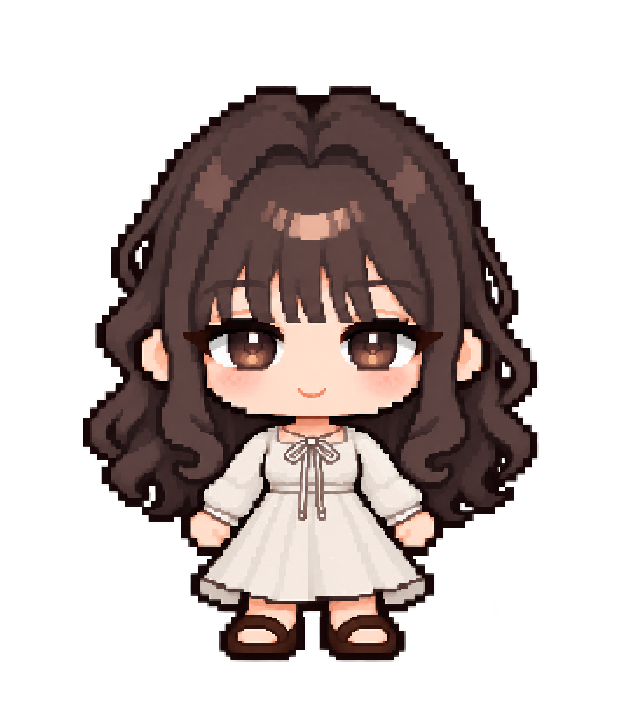
#> input picture docs/art/chibi-refresh/final-trio-idle-v164/idle/somang-front.png, 620 x 720 px, found by its file name
$ python build-previews.py
#> lines starting #> are read from the running program, lines starting #| are printed output that depends on the picture; pictures that were not available may be replaced by others from this repository, and a replacement may not be noted
from PIL import Image,ImageDraw,ImageFont
from pathlib import Path
B=Path('docs/art/chibi-refresh');P=B/'pickup-somang-v178';F=B/'final/somang';font=ImageFont.truetype('/usr/share/fonts/truetype/dejavu/DejaVuSans.ttf',18)
def rgba(p):return Image.open(p).convert('RGBA')
def walk(d,n):
 im=rgba(F/'walk'/f'somang-{d}-{n}.png').resize((628,698),Image.Resampling.NEAREST);out=Image.new('RGBA',(620,720));out.alpha_composite(im,(-4,16));return out
D=['front','back','left','right']
for mode,bg,fg in [('light','#f5efe3','#342c29'),('dark','#253041','white')]:
 sheet=Image.new('RGB',(1860,1576),bg);dr=ImageDraw.Draw(sheet)
#> after `sheet = Image.new('RGB', (1860, 1576), bg)`:
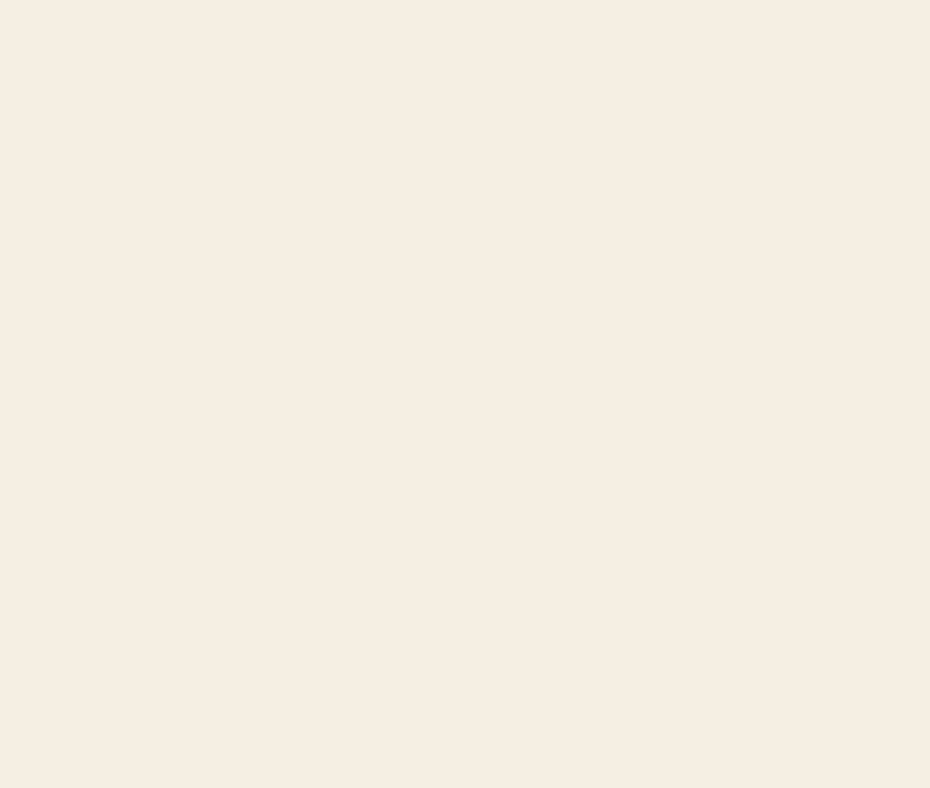
#> sheet: PIL image 1860x1576 RGB (shown at 1/2 size); mean R, G, B 245, 239, 227
 for row,d in enumerate(D):
  ims=[rgba(F/'idle'/f'somang-{d}.png')]+[rgba(P/'png'/f'somang-{d}-{n}.png') for n in range(2)]+[walk(d,n) for n in range(3)]
#> in rgba, returned value is the input picture: PIL image 620x720 RGBA; mean R, G, B, A 48.8, 38.7, 36.6, 104.8
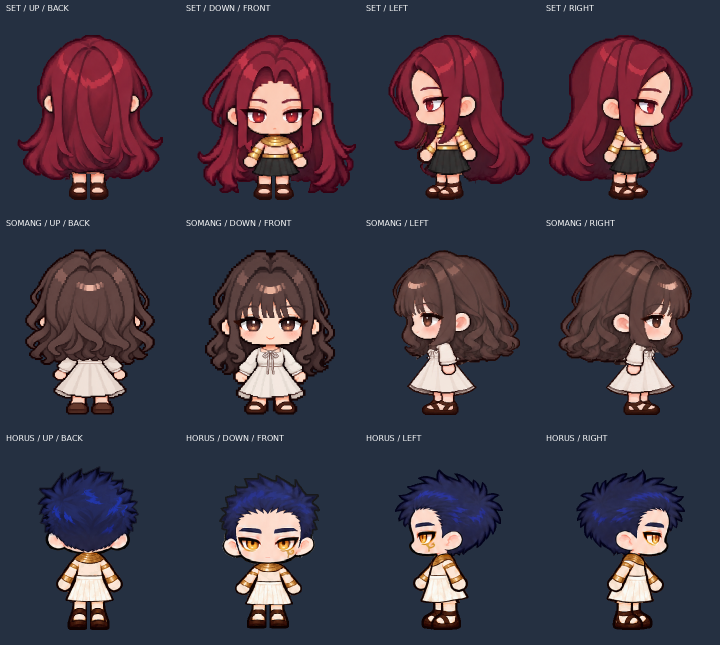
#> input picture docs/art/chibi-refresh/final-trio-idle-v164/164-trio-idle-dark.png, 1440 x 1290 px, given in place of somang-front-0.png, which was not available (shown at 1/2 size)
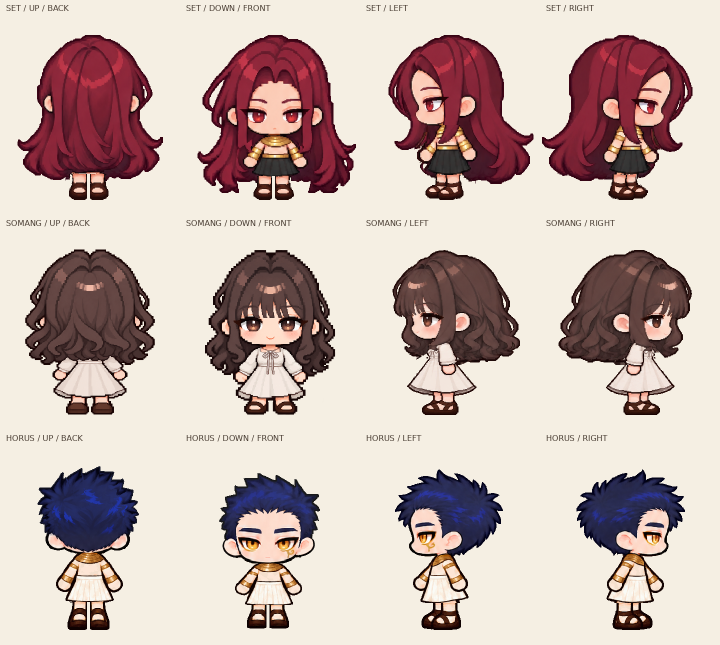
#> input picture docs/art/chibi-refresh/final-trio-idle-v164/164-trio-idle-light.png, 1440 x 1290 px, given in place of somang-front-1.png, which was not available (shown at 1/2 size)
#> in walk, `im = rgba(F / 'walk' / f'somang-{d}-{n}.png').resize((628, 698), Image`:
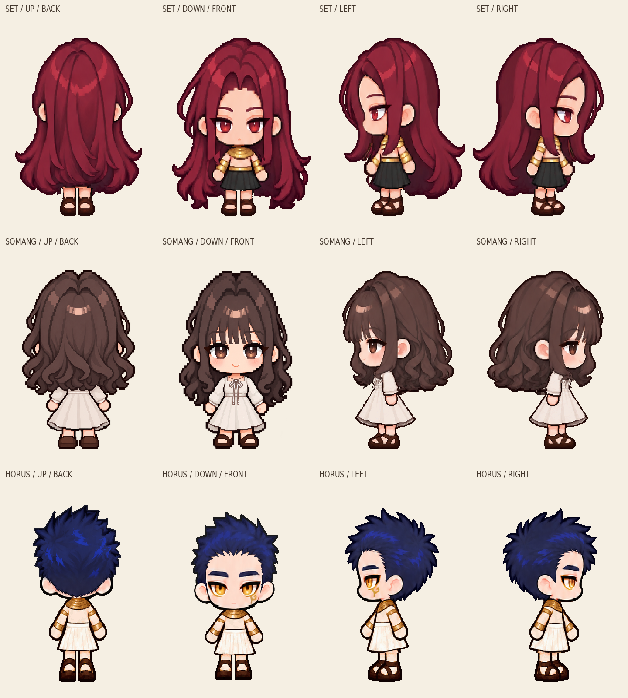
#> im: PIL image 628x698 RGBA; mean R, G, B, A 199.6, 181.5, 175.4, 255
#> in walk, `out = Image.new('RGBA', (620, 720))`: out: PIL image 620x720 RGBA; every value is 0
#> in walk, `out.alpha_composite(im, (-4, 16))`:
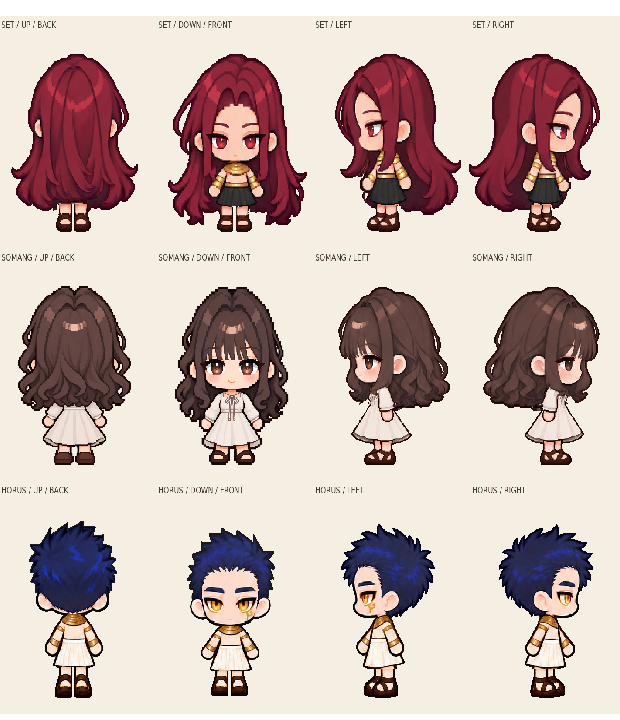
#> out: PIL image 620x720 RGBA; mean R, G, B, A 193, 175.2, 169.4, 247.2; transparent parts drawn white
#> (the run stopped early here; a loop or call above may not have finished)
